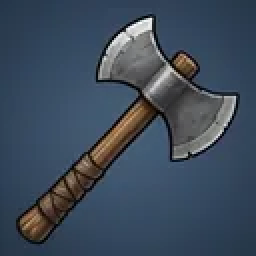
#> input picture client/assets/items/axe_novice.webp, 128 x 128 px (shown 2 times larger)
$ python -i held_cutout.py   (imports and definitions only)
#> lines starting #> are read from the running program, lines starting #| are printed output that depends on the picture
"""Cut equipment sprites out of their icon's painted background for the paper
doll (DD-344, DD-347): region-grow the smooth blue-grey
background from the border (the icons have a dark outline), then feather.

    python scripts/held_cutout.py            # every icon of SLOTS
    python scripts/held_cutout.py CODE ...   # only these
Writes client/assets/held/<code>.webp (RGBA).
"""
import collections
import glob
import io
import os
import sys

import yaml
from PIL import Image, ImageFilter

ROOT = os.path.join(os.path.dirname(os.path.abspath(__file__)), '..')
ITEMS = os.path.join(ROOT, 'client', 'assets', 'items')
OUT = os.path.join(ROOT, 'client', 'assets', 'held')
SLOTS = ('mainhand', 'offhand', 'helm', 'gloves', 'necklace')  # the slots the paper doll draws
STEP = 14  # largest colour step between neighbouring background pixels
HOLE = 90  # brightness band (r+g+b) around the background's mean
HOLE_TINT = 25  # blue over red that marks the background
SIZE = 96  # shown at most this big in the portrait
HOOD_STEP = 26  # colour step inside a hood's dark opening
HOOD_LIGHTER = 40  # how much lighter than its middle the opening may get
HOLE_MIN = 25  # pixels in a hole (smaller patches are shading on the item)


# [49 lines left out: functions hood_codes, open_hood, held_codes, not called in this run]


def cutout(src):
#> called with src = '../client/assets/items/axe_novice.webp'
    im = Image.open(src).convert('RGB')
#> im is the input picture: PIL image 128x128 RGB; mean R, G, B 61.2, 74.8, 90.5
    w, h = im.size
#> w = 128; h = 128
    px = im.load()
    bg = [[False] * w for _ in range(h)]
    q = collections.deque()
    for x in range(w):
        q.extend([(x, 0), (x, h - 1)])
    for y in range(h):
        q.extend([(0, y), (w - 1, y)])
    for x, y in q:
        bg[y][x] = True
    while q:
        x, y = q.popleft()
        r, g, b = px[x, y]
        for nx, ny in ((x + 1, y), (x - 1, y), (x, y + 1), (x, y - 1)):
            if 0 <= nx < w and 0 <= ny < h and not bg[ny][nx]:
                r2, g2, b2 = px[nx, ny]
                if abs(r - r2) + abs(g - g2) + abs(b - b2) <= STEP and b2 >= r2:  # the background is blue-grey
                    bg[ny][nx] = True
                    q.append((nx, ny))
#> this loop made 12375 passes
#> (r, g, b) on passes 1 to 3: (37, 54, 73), (37, 53, 70), (37, 54, 73)
#> after the loop, bg = 128 items
    # Holes inside the item (an axe's cut-outs, behind a bowstring) show the
    # same background: pixels close to its mean colour go too.
    n = sum(row.count(True) for row in bg)
#> n = 12371
    mr = sum(px[x, y][0] for y in range(h) for x in range(w) if bg[y][x]) / n
#> mr = 52.49
    mg = sum(px[x, y][1] for y in range(h) for x in range(w) if bg[y][x]) / n
#> mg = 71.96
    mb = sum(px[x, y][2] for y in range(h) for x in range(w) if bg[y][x]) / n
#> mb = 93.84
    def bluish(c):  # the background's blue-grey: blue well above red, green between
        r, g, b = c
        return b - r >= HOLE_TINT and r <= g <= b and abs(r + g + b - (mr + mg + mb)) <= HOLE

    near = [[not bg[y][x] and bluish(px[x, y]) for x in range(w)] for y in range(h)]
#> near = 128 items
    seen = [[False] * w for _ in range(h)]
    for y0 in range(h):
        for x0 in range(w):
            if not near[y0][x0] or seen[y0][x0]:
                continue
            comp, q = [], collections.deque([(x0, y0)])
            seen[y0][x0] = True
            while q:  # one hole: a connected patch of background-coloured pixels
                x, y = q.popleft()
                comp.append((x, y))
                for nx, ny in ((x + 1, y), (x - 1, y), (x, y + 1), (x, y - 1)):
                    if 0 <= nx < w and 0 <= ny < h and near[ny][nx] and not seen[ny][nx]:
                        seen[ny][nx] = True
                        q.append((nx, ny))
            if len(comp) >= HOLE_MIN:
                for x, y in comp:
                    bg[y][x] = True
#> after the loop, seen = 128 items
    mask = Image.new('L', (w, h), 0)
#> mask: PIL image 128x128 L; every value is 0
    m = mask.load()
    for y in range(h):
        for x in range(w):
            if not bg[y][x]:
                m[x, y] = 255
    mask = mask.filter(ImageFilter.MinFilter(3)).filter(ImageFilter.GaussianBlur(0.8))
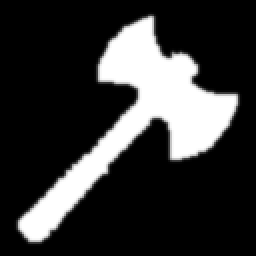
#> mask: PIL image 128x128 L (shown 2 times larger); min 0, max 255, mean 53.4
    out = im.convert('RGBA')
    out.putalpha(mask)
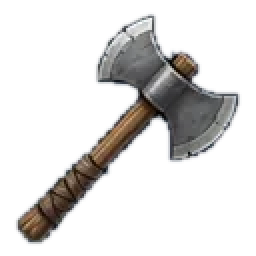
#> out: PIL image 128x128 RGBA (shown 2 times larger); mean R, G, B, A 61.2, 74.8, 90.5, 53.4; transparent parts drawn white
    return out


# [14 lines left out: function main, not called in this run]


# [2 lines not run here, left out]

>>> result = cutout('../client/assets/items/axe_novice.webp')
